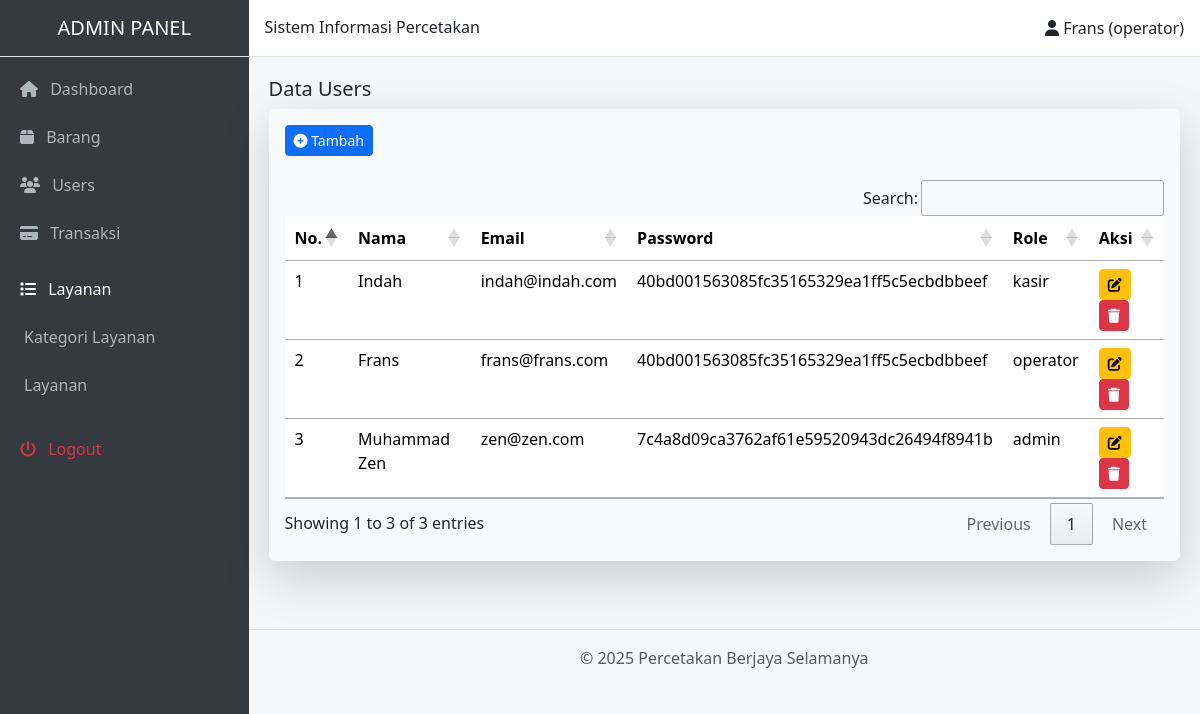
Screenshot of /index.php?halaman=users (signed in) with the database file from the repository.
### tables this page shows
CREATE TABLE `users`  (
  `id_user` int NOT NULL AUTO_INCREMENT,
  `nama` varchar(90) NULL DEFAULT NULL,
  `email` varchar(50) NULL DEFAULT NULL,
  `password` varchar(255) NULL DEFAULT NULL,
  `role` enum('admin','kasir','operator') NULL DEFAULT NULL,
  `status_hapus` enum('Y','T') NULL DEFAULT NULL,
  PRIMARY KEY (`id_user`) USING BTREE
);

### menu/users/users.php (the view, shortened to what this page needs)
<?php
$koneksi = mysqli_connect('localhost', 'root', '', 'db_percetakan');
$hasil= mysqli_query($koneksi,"select * from users;");
?>
<h5 class="judul-form">Data Users</h5>
<div class="shadow-lg p-3 mb-5 bg-body-tertiary rounded">
  <a href="http://localhost/percetakan/index.php?halaman=tambah_users"><button class="btn btn-primary btn-sm mb-4"><i class="fa fa-plus-circle"></i> Tambah</button></a>
  <table  id="tabelUsers" class="table table-hover">
    <thead>
      <th>No.</th>
      <th>Nama</th>
      <th>Email</th>
      <th>Password</th>
      <th>Role</th>
      <th>Aksi</th>
    </thead>
    <tbody>
      <?php
      $no=1;
      while ($row= mysqli_fetch_array($hasil)) {
      ?>
      <tr>
      <td><?=$no?></td>
      <td><?=$row['nama']?></td>
      <td><?=$row['email']?></td>
      <td><?=$row['password']?></td>
      <td><?=$row['role']?></td>
      <td>
        <a href="http://localhost/percetakan/index.php?halaman=edit_users&id_users=<?=$row['id_user']?>">
          <button class="btn btn-sm btn-warning"><i class="fa fa-edit"></i></button>
        </a>
        <button class="btn btn-sm btn-danger" onclick="hapusData(<?= $row['id_user']; ?>)">
            <i class="fa fa-trash"></i>
        </button>
      </td>
      </tr>
      <?php
      $no++;
      }
      ?>
    </tbody>
  </table>
</div>

### index.php (style rules this page uses)
body { background-color: #f4f6f9; }

### rows the page displays
users: nama "Indah", email "indah@indah.com", password "40bd001563085fc35165329ea1ff5c5ecbdbbeef", role "kasir"
users: nama "Frans", email "frans@frans.com", password "40bd001563085fc35165329ea1ff5c5ecbdbbeef", role "operator"
users: nama "Muhammad Zen", email "zen@zen.com", password "7c4a8d09ca3762af61e59520943dc26494f8941b", role "admin"

### other values shown
$_SESSION['user']['nama'] "Frans"
$_SESSION['user']['role'] "operator"
